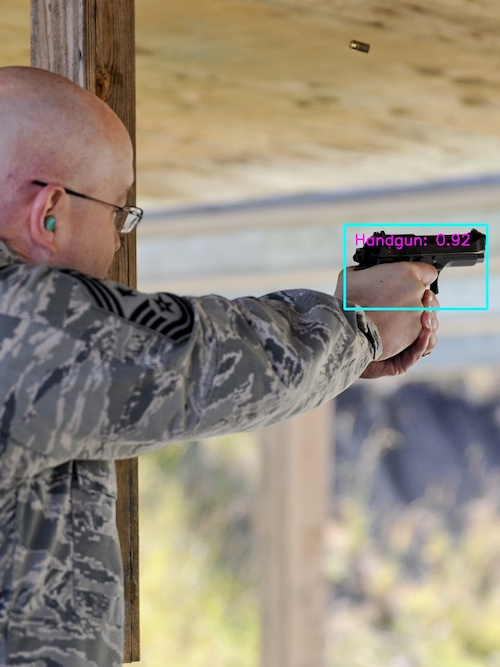
#> input picture data/picture/gun.jpg, 500 x 667 px
$ python -i distance_to_camera.py   (imports and definitions only)
#> lines starting #> are read from the running program, lines starting #| are printed output that depends on the picture; after the words box and inside, x2 and y2 are one past the last pixel; in counts of white or black regions, pixels touching at a corner belong together
#> further down, picture is the input picture: shape (667, 500, 3); mean B, G, R 125.7, 140.4, 150.6
# import the necessary packages
from imutils import paths
import numpy as np
import imutils
import cv2


def find_marker(image):
    # convert the image to grayscale, blur it, and detect edges
    gray = cv2.cvtColor(image, cv2.COLOR_BGR2GRAY)
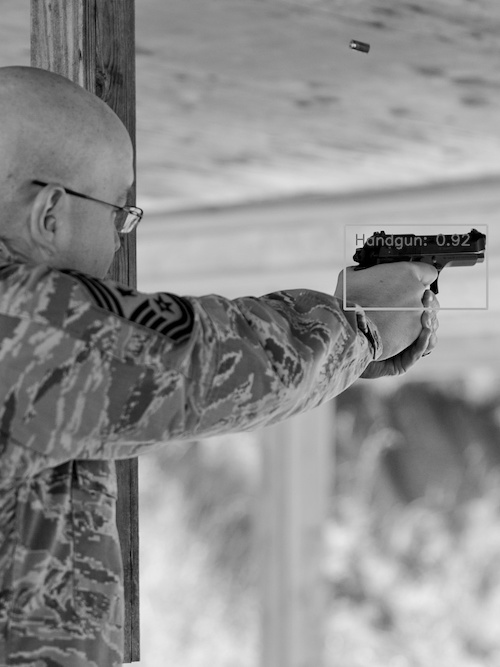
#> gray: shape (667, 500); min 0, max 236, mean 141.8
    gray = cv2.GaussianBlur(gray, (5, 5), 0)
    edged = cv2.Canny(gray, 35, 125)
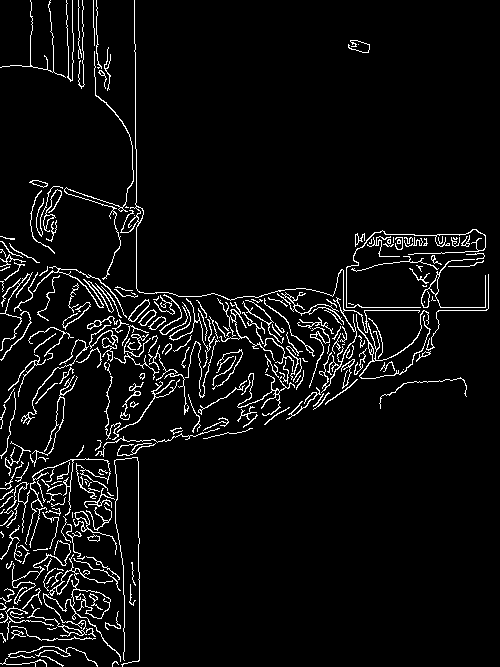
#> edged: shape (667, 500); 5.4% white in thin lines or dots
    # find the contours in the edged image and keep the largest one;
    # we'll assume that this is our piece of paper in the image
    cnts = cv2.findContours(edged.copy(), cv2.RETR_LIST, cv2.CHAIN_APPROX_SIMPLE)
#> cnts = 300 contours, 219 with area under 20; largest, box (x1, y1, x2, y2) and area: (27, 554, 121, 662) 274, (120, 0, 420, 393) 188, (128, 299, 150, 322) 184, (277, 292, 344, 325) 155, (129, 300, 150, 322) 148
    cnts = imutils.grab_contours(cnts)
    c = max(cnts, key=cv2.contourArea)
#> c = contour of 690 points, box (x1, y1, x2, y2) (27, 554, 121, 662), area 274
    # compute the bounding box of the of the paper region and return it
    return cv2.minAreaRect(c)

>>> import cv2
>>> picture = cv2.imread('data/picture/gun.jpg')
>>> result = find_marker(picture)
#> result = ((90.96, 612.8), (77.94, 101.8), -56.31)

$ run again, on data/picture/p1.jpg
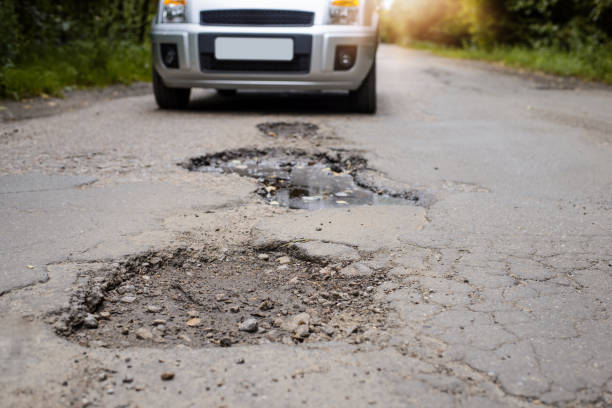
#> input picture data/picture/p1.jpg, 612 x 408 px
#> picture is the input picture: shape (408, 612, 3); mean B, G, R 130.8, 138.1, 144.6
#> in find_marker, `gray = cv2.cvtColor(image, cv2.COLOR_BGR2GRAY)`:
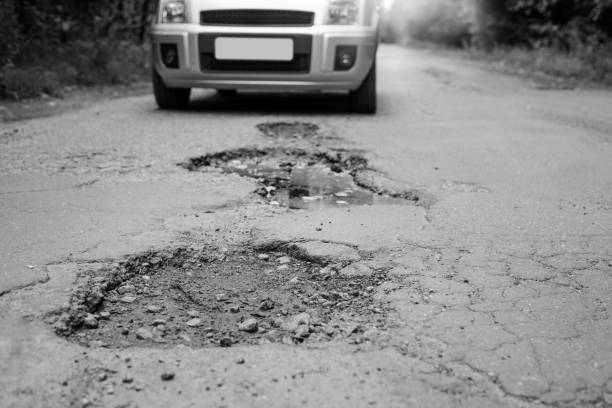
#> gray: shape (408, 612); min 0, max 255, mean 139.2
#> in find_marker, `edged = cv2.Canny(gray, 35, 125)`:
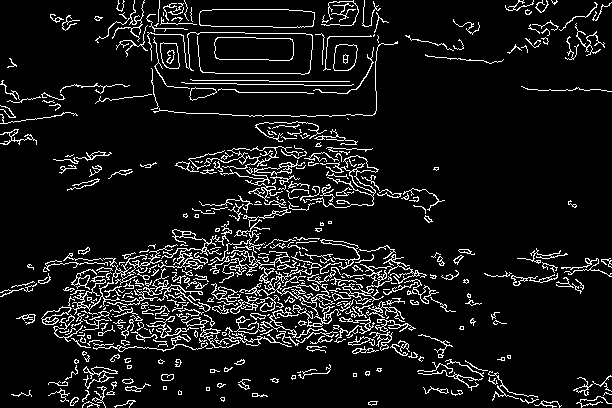
#> edged: shape (408, 612); 9% white in thin lines or dots
#> cnts = 674 contours, 521 with area under 20; largest, box (x1, y1, x2, y2) and area: (199, 9, 315, 28) 1908, (199, 9, 315, 28) 1904, (214, 37, 294, 61) 1692, (214, 37, 294, 61) 1684, (219, 250, 341, 327) 625
#> c = contour of 34 points, box (x1, y1, x2, y2) (199, 9, 315, 28), area 1908
#> result = ((256.5, 18), (18, 115), -90)

$ run again, on data/picture/p10.jpg
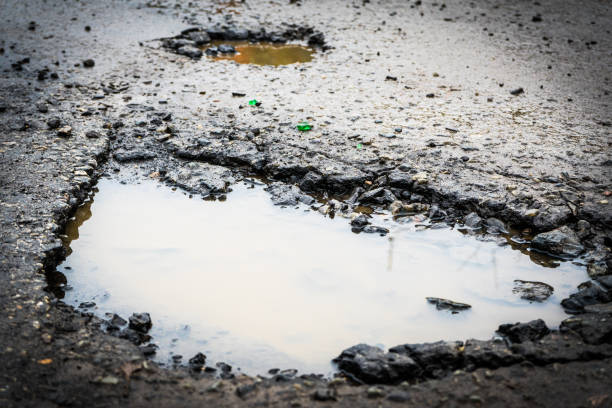
#> input picture data/picture/p10.jpg, 612 x 408 px
#> picture is the input picture: shape (408, 612, 3); mean B, G, R 145.4, 146.2, 146.4
#> in find_marker, `gray = cv2.GaussianBlur(gray, (5, 5), 0)`:
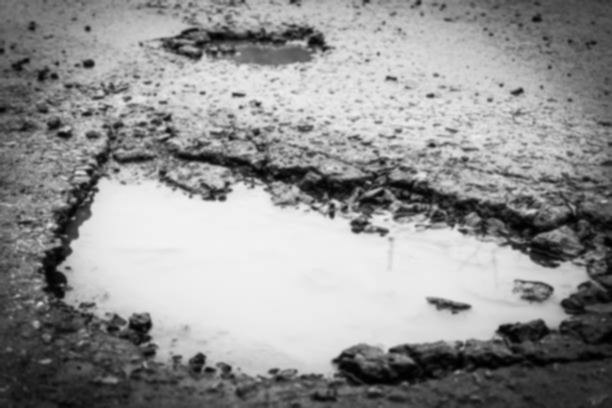
#> gray: shape (408, 612); min 0, max 242, mean 146.2
#> in find_marker, `edged = cv2.Canny(gray, 35, 125)`:
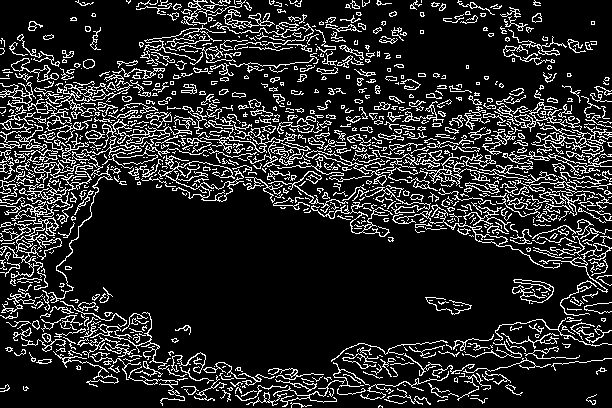
#> edged: shape (408, 612); 15.3% white in thin lines or dots
#> cnts = 1461 contours, 1161 with area under 20; largest, box (x1, y1, x2, y2) and area: (45, 80, 133, 117) 660, (0, 82, 85, 151) 564, (16, 160, 93, 208) 562, (48, 119, 208, 303) 470, (420, 153, 558, 187) 465
#> c = contour of 349 points, box (x1, y1, x2, y2) (45, 80, 133, 117), area 660
#> result = ((89.03, 99.15), (87.8, 33.61), -4.24)

$ run again, on data/picture/p11.jpg
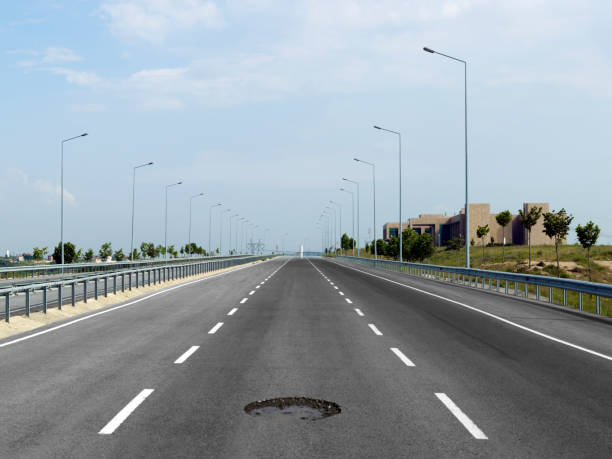
#> input picture data/picture/p11.jpg, 612 x 459 px
#> picture is the input picture: shape (459, 612, 3); mean B, G, R 167.7, 161.1, 150.6
#> in find_marker, `gray = cv2.cvtColor(image, cv2.COLOR_BGR2GRAY)`:
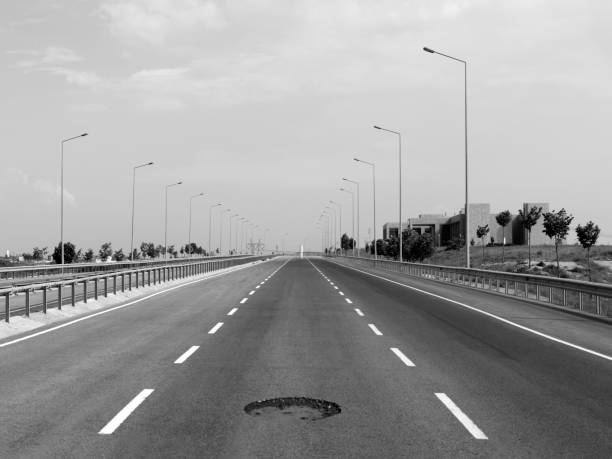
#> gray: shape (459, 612); min 0, max 255, mean 158.7
#> in find_marker, `edged = cv2.Canny(gray, 35, 125)`:
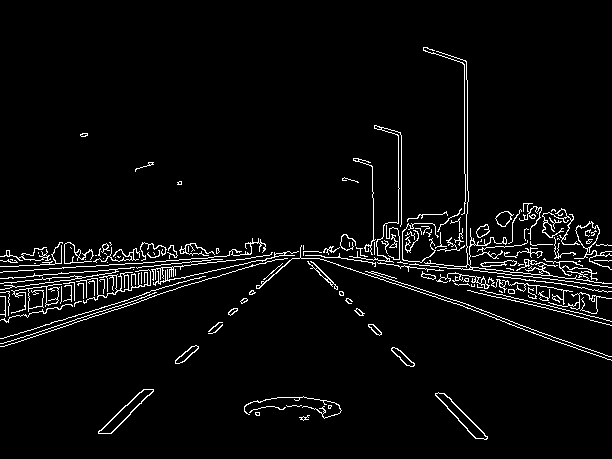
#> edged: shape (459, 612); 4% white in thin lines or dots, all inside (x1, y1, x2, y2) = (0, 47, 612, 440)
#> cnts = 209 contours, 151 with area under 20; largest, box (x1, y1, x2, y2) and area: (98, 389, 154, 434) 578, (435, 392, 488, 440) 552, (98, 389, 154, 434) 494, (435, 392, 488, 440) 468, (574, 221, 612, 270) 422
#> c = contour of 19 points, box (x1, y1, x2, y2) (98, 389, 154, 434), area 578
#> result = ((125.9, 411.4), (70.14, 10.48), -43.88)
